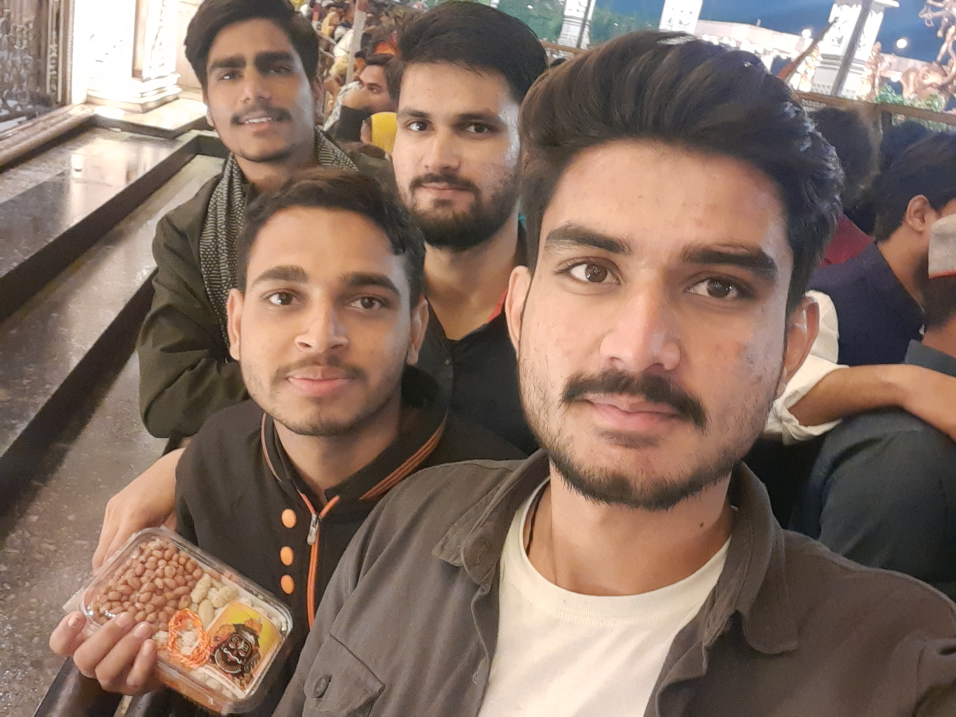
#> input picture Face Detection/mahakal_ujjain.jpg, 3824 x 2868 px (shown at 1/4 size)
$ python face_detection.py
#> lines starting #> are read from the running program, lines starting #| are printed output that depends on the picture; after the words box and inside, x2 and y2 are one past the last pixel; in counts of white or black regions, pixels touching at a corner belong together
#> further down, img is the input picture: shape (2868, 3824, 3); mean B, G, R 98.2, 110.8, 132.7
import cv2 as cv


def RescaleFrame(frame , scale=0.75):
#> called with scale = 0.25
    width = int(frame.shape[1]*scale)
#> width = 956
    height = int(frame.shape[0]*scale)
#> height = 717

    dimensions = (width , height)
#> dimensions = (956, 717)
    return cv.resize(frame, dimensions, interpolation=cv.INTER_AREA)
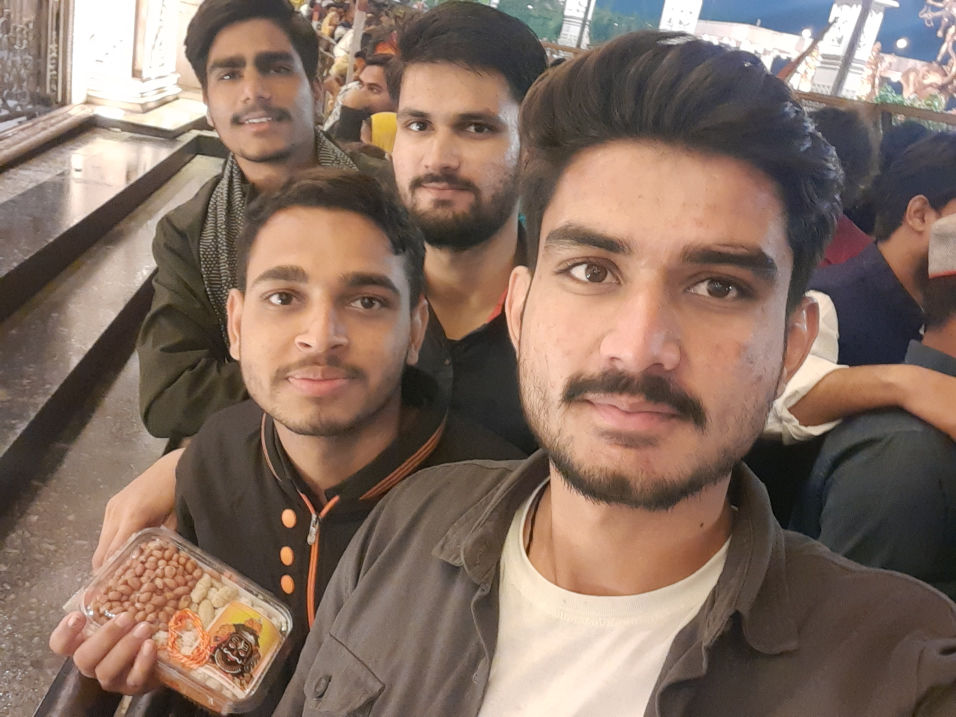
#> returned value: shape (717, 956, 3); mean of channels 0, 1, 2 98.2, 110.8, 132.7; drawn as B, G, R


img = cv.imread("mahakal_ujjain.jpg")
resized_img = RescaleFrame(img , 0.25)
cv.imshow("Shyam " , resized_img)


gray = cv.cvtColor(resized_img , cv.COLOR_BGR2GRAY)
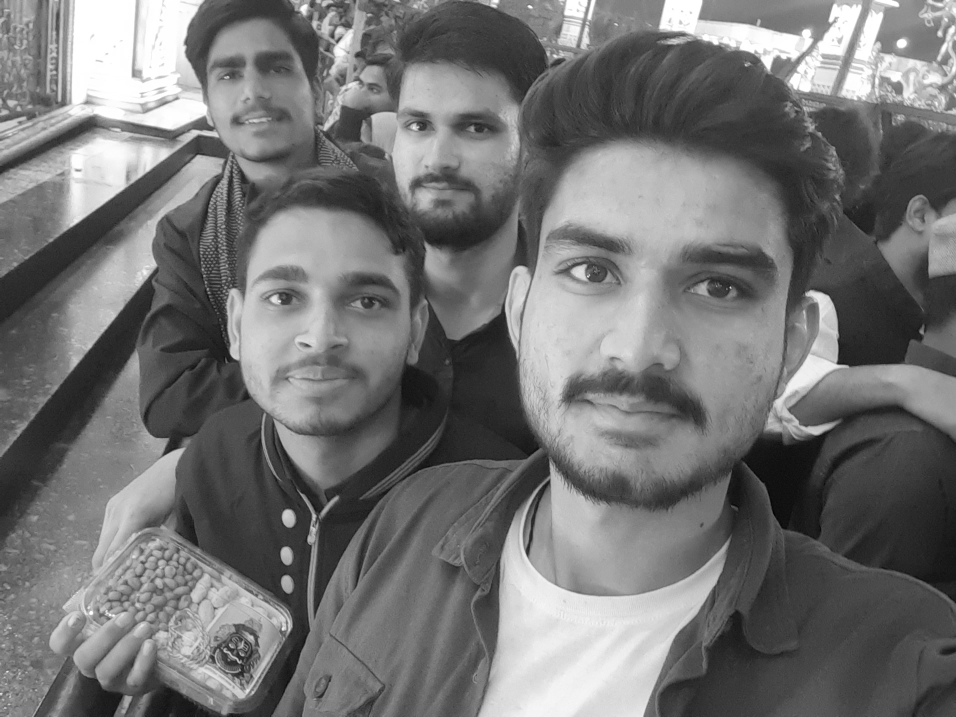
#> gray: shape (717, 956); min 3, max 255, mean 115.9
cv.imshow("Gray Shyam", gray)

haar_coscade = cv.CascadeClassifier("haar_face.xml")
faces_rect = haar_coscade.detectMultiScale(gray , scaleFactor=1.6 , minNeighbors=3)
#> faces_rect = [[180, 8, 157, 157], [370, 66, 157, 157], [193, 192, 252, 252], [447, 119, 403, 403]]
print("Number of Face Founded", len(faces_rect))
#| Number of Face Founded 4


for (x,y,w,h) in faces_rect:
    cv.rectangle(resized_img ,(x,y),(x+w, y+h),(0,255,0),thickness=2)
#> this loop made 4 passes
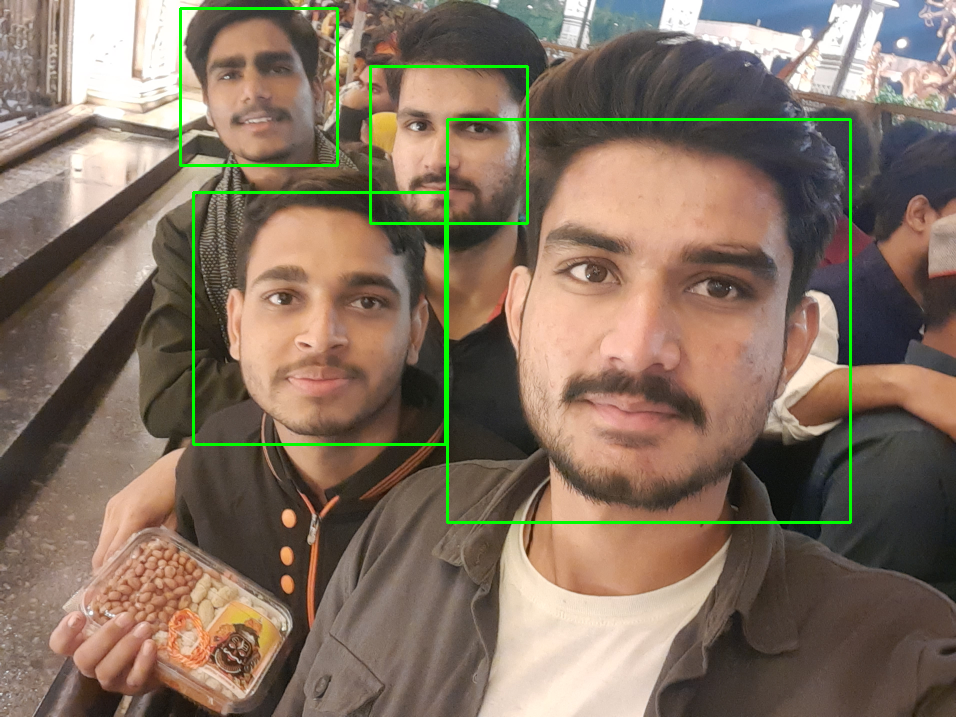
#> resized_img: shape (717, 956, 3); 1.65% of pixels changed, all inside (x1, y1, x2, y2) = (179, 7, 852, 524)

cv.imshow("Detected Face ", resized_img)


cv.waitKey(0)
